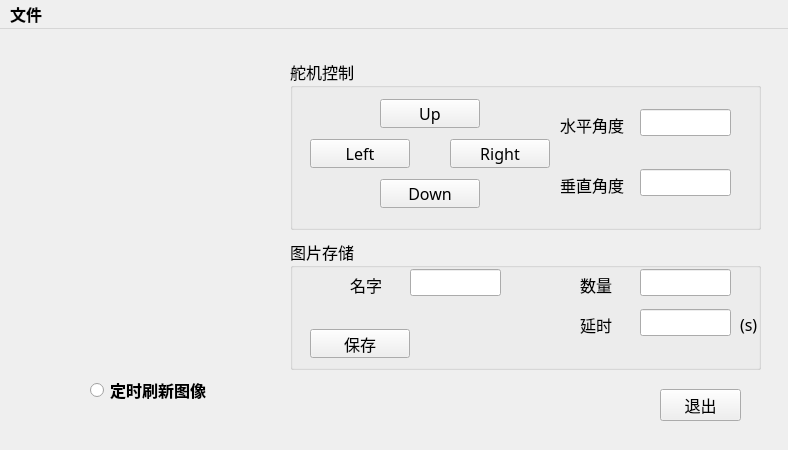
<?xml version="1.0" encoding="UTF-8"?>
<ui version="4.0">
 <class>ImageIden</class>
 <widget class="QMainWindow" name="ImageIden">
  <property name="geometry">
   <rect>
    <x>0</x>
    <y>0</y>
    <width>788</width>
    <height>450</height>
   </rect>
  </property>
  <property name="maximumSize">
   <size>
    <width>800</width>
    <height>480</height>
   </size>
  </property>
  <property name="font">
   <font>
    <pointsize>12</pointsize>
    <weight>75</weight>
    <italic>false</italic>
    <bold>true</bold>
    <underline>false</underline>
    <strikeout>false</strikeout>
   </font>
  </property>
  <property name="windowTitle">
   <string>图像识别</string>
  </property>
  <widget class="QWidget" name="centralwidget">
   <widget class="QPushButton" name="buttonQuit">
    <property name="geometry">
     <rect>
      <x>660</x>
      <y>360</y>
      <width>81</width>
      <height>32</height>
     </rect>
    </property>
    <property name="font">
     <font>
      <family>WenQuanYi Micro Hei</family>
      <weight>50</weight>
      <bold>false</bold>
     </font>
    </property>
    <property name="text">
     <string>退出</string>
    </property>
   </widget>
   <widget class="QLabel" name="labelPicture">
    <property name="geometry">
     <rect>
      <x>30</x>
      <y>30</y>
      <width>250</width>
      <height>301</height>
     </rect>
    </property>
    <property name="font">
     <font>
      <family>WenQuanYi Micro Hei</family>
      <weight>50</weight>
      <bold>false</bold>
     </font>
    </property>
    <property name="text">
     <string/>
    </property>
   </widget>
   <widget class="QGroupBox" name="groupBox">
    <property name="geometry">
     <rect>
      <x>290</x>
      <y>30</y>
      <width>471</width>
      <height>171</height>
     </rect>
    </property>
    <property name="font">
     <font>
      <family>WenQuanYi Micro Hei</family>
      <weight>50</weight>
      <bold>false</bold>
     </font>
    </property>
    <property name="title">
     <string>舵机控制</string>
    </property>
    <widget class="QPushButton" name="btUp">
     <property name="geometry">
      <rect>
       <x>90</x>
       <y>40</y>
       <width>100</width>
       <height>29</height>
      </rect>
     </property>
     <property name="font">
      <font>
       <family>WenQuanYi Micro Hei</family>
       <weight>50</weight>
       <bold>false</bold>
      </font>
     </property>
     <property name="text">
      <string>Up</string>
     </property>
    </widget>
    <widget class="QPushButton" name="btLeft">
     <property name="geometry">
      <rect>
       <x>20</x>
       <y>80</y>
       <width>100</width>
       <height>29</height>
      </rect>
     </property>
     <property name="font">
      <font>
       <family>WenQuanYi Micro Hei</family>
       <weight>50</weight>
       <bold>false</bold>
      </font>
     </property>
     <property name="text">
      <string>Left</string>
     </property>
    </widget>
    <widget class="QPushButton" name="btRight">
     <property name="geometry">
      <rect>
       <x>160</x>
       <y>80</y>
       <width>100</width>
       <height>29</height>
      </rect>
     </property>
     <property name="font">
      <font>
       <family>WenQuanYi Micro Hei</family>
       <weight>50</weight>
       <bold>false</bold>
      </font>
     </property>
     <property name="text">
      <string>Right</string>
     </property>
    </widget>
    <widget class="QPushButton" name="btDown">
     <property name="geometry">
      <rect>
       <x>90</x>
       <y>120</y>
       <width>100</width>
       <height>29</height>
      </rect>
     </property>
     <property name="font">
      <font>
       <family>WenQuanYi Micro Hei</family>
       <weight>50</weight>
       <bold>false</bold>
      </font>
     </property>
     <property name="text">
      <string>Down</string>
     </property>
    </widget>
    <widget class="QLineEdit" name="leHorizontal">
     <property name="geometry">
      <rect>
       <x>350</x>
       <y>50</y>
       <width>91</width>
       <height>27</height>
      </rect>
     </property>
    </widget>
    <widget class="QLineEdit" name="leVertical">
     <property name="geometry">
      <rect>
       <x>350</x>
       <y>110</y>
       <width>91</width>
       <height>27</height>
      </rect>
     </property>
    </widget>
    <widget class="QLabel" name="label_2">
     <property name="geometry">
      <rect>
       <x>270</x>
       <y>110</y>
       <width>81</width>
       <height>31</height>
      </rect>
     </property>
     <property name="text">
      <string>垂直角度</string>
     </property>
    </widget>
    <widget class="QLabel" name="label_6">
     <property name="geometry">
      <rect>
       <x>270</x>
       <y>50</y>
       <width>81</width>
       <height>31</height>
      </rect>
     </property>
     <property name="text">
      <string>水平角度</string>
     </property>
    </widget>
   </widget>
   <widget class="QGroupBox" name="groupBox_2">
    <property name="geometry">
     <rect>
      <x>290</x>
      <y>210</y>
      <width>471</width>
      <height>131</height>
     </rect>
    </property>
    <property name="font">
     <font>
      <family>WenQuanYi Micro Hei</family>
      <weight>50</weight>
      <bold>false</bold>
     </font>
    </property>
    <property name="title">
     <string>图片存储</string>
    </property>
    <widget class="QLineEdit" name="leName">
     <property name="geometry">
      <rect>
       <x>120</x>
       <y>30</y>
       <width>91</width>
       <height>27</height>
      </rect>
     </property>
    </widget>
    <widget class="QLineEdit" name="leNumber">
     <property name="geometry">
      <rect>
       <x>350</x>
       <y>30</y>
       <width>91</width>
       <height>27</height>
      </rect>
     </property>
    </widget>
    <widget class="QLabel" name="label">
     <property name="geometry">
      <rect>
       <x>60</x>
       <y>30</y>
       <width>61</width>
       <height>31</height>
      </rect>
     </property>
     <property name="text">
      <string>名字</string>
     </property>
    </widget>
    <widget class="QLabel" name="label_3">
     <property name="geometry">
      <rect>
       <x>290</x>
       <y>30</y>
       <width>61</width>
       <height>31</height>
      </rect>
     </property>
     <property name="text">
      <string>数量</string>
     </property>
    </widget>
    <widget class="QLabel" name="label_4">
     <property name="geometry">
      <rect>
       <x>290</x>
       <y>70</y>
       <width>61</width>
       <height>31</height>
      </rect>
     </property>
     <property name="text">
      <string>延时</string>
     </property>
    </widget>
    <widget class="QLineEdit" name="leTime">
     <property name="geometry">
      <rect>
       <x>350</x>
       <y>70</y>
       <width>91</width>
       <height>27</height>
      </rect>
     </property>
    </widget>
    <widget class="QLabel" name="label_5">
     <property name="geometry">
      <rect>
       <x>450</x>
       <y>70</y>
       <width>61</width>
       <height>31</height>
      </rect>
     </property>
     <property name="text">
      <string>(s)</string>
     </property>
    </widget>
    <widget class="QPushButton" name="btSave">
     <property name="geometry">
      <rect>
       <x>20</x>
       <y>90</y>
       <width>100</width>
       <height>29</height>
      </rect>
     </property>
     <property name="font">
      <font>
       <family>WenQuanYi Micro Hei</family>
       <weight>50</weight>
       <bold>false</bold>
      </font>
     </property>
     <property name="text">
      <string>保存</string>
     </property>
    </widget>
   </widget>
   <widget class="QRadioButton" name="rbRefrashImg">
    <property name="geometry">
     <rect>
      <x>90</x>
      <y>350</y>
      <width>201</width>
      <height>22</height>
     </rect>
    </property>
    <property name="text">
     <string>定时刷新图像</string>
    </property>
   </widget>
  </widget>
  <widget class="QMenuBar" name="menubar">
   <property name="geometry">
    <rect>
     <x>0</x>
     <y>0</y>
     <width>788</width>
     <height>26</height>
    </rect>
   </property>
   <widget class="QMenu" name="menuFile">
    <property name="title">
     <string>文件</string>
    </property>
    <addaction name="actionFromFile"/>
    <addaction name="separator"/>
    <addaction name="actionQuit"/>
   </widget>
   <addaction name="menuFile"/>
  </widget>
  <action name="actionIden">
   <property name="text">
    <string>识别</string>
   </property>
   <property name="font">
    <font>
     <family>WenQuanYi Micro Hei</family>
    </font>
   </property>
  </action>
  <action name="actionZuoqu">
   <property name="text">
    <string>zhuqu</string>
   </property>
  </action>
  <action name="actionXunliang">
   <property name="text">
    <string>xunliang</string>
   </property>
  </action>
  <action name="actionFromFile">
   <property name="text">
    <string>载入图片</string>
   </property>
   <property name="font">
    <font>
     <family>WenQuanYi Micro Hei</family>
    </font>
   </property>
  </action>
  <action name="actionCatch">
   <property name="text">
    <string>捕获</string>
   </property>
   <property name="font">
    <font>
     <family>WenQuanYi Micro Hei</family>
    </font>
   </property>
  </action>
  <action name="actionTrain">
   <property name="text">
    <string>训练</string>
   </property>
   <property name="font">
    <font>
     <family>WenQuanYi Micro Hei</family>
    </font>
   </property>
  </action>
  <action name="actionFace">
   <property name="checkable">
    <bool>true</bool>
   </property>
   <property name="checked">
    <bool>true</bool>
   </property>
   <property name="text">
    <string>人脸识别</string>
   </property>
   <property name="iconText">
    <string>人脸识别</string>
   </property>
   <property name="font">
    <font>
     <family>WenQuanYi Micro Hei</family>
    </font>
   </property>
  </action>
  <action name="actionDigit">
   <property name="checkable">
    <bool>true</bool>
   </property>
   <property name="text">
    <string>数字识别</string>
   </property>
   <property name="font">
    <font>
     <family>WenQuanYi Micro Hei</family>
    </font>
   </property>
  </action>
  <action name="actionQuit">
   <property name="text">
    <string>退出</string>
   </property>
   <property name="font">
    <font>
     <family>WenQuanYi Micro Hei</family>
    </font>
   </property>
  </action>
  <action name="actionAa">
   <property name="text">
    <string>aa</string>
   </property>
  </action>
 </widget>
 <resources/>
 <connections/>
</ui>
